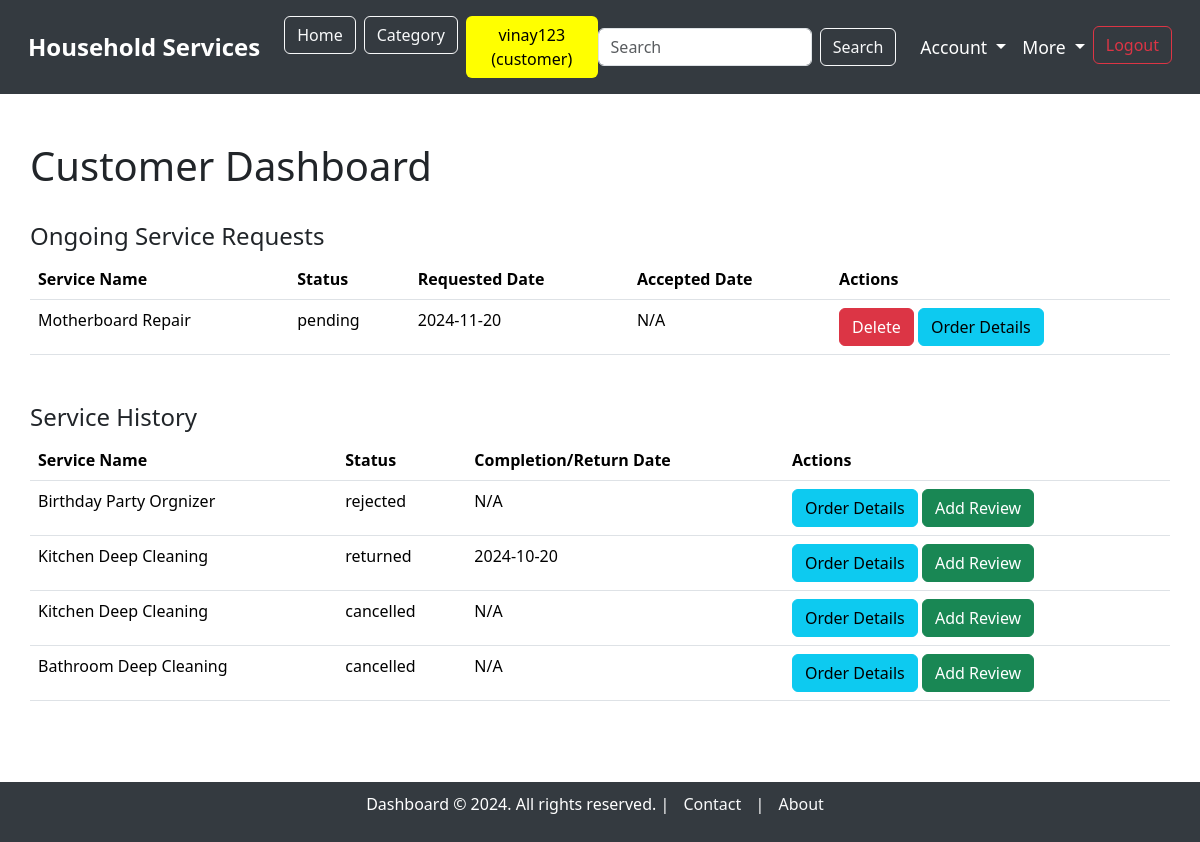
Before: /customer_dashboard (signed in) with the older database file.
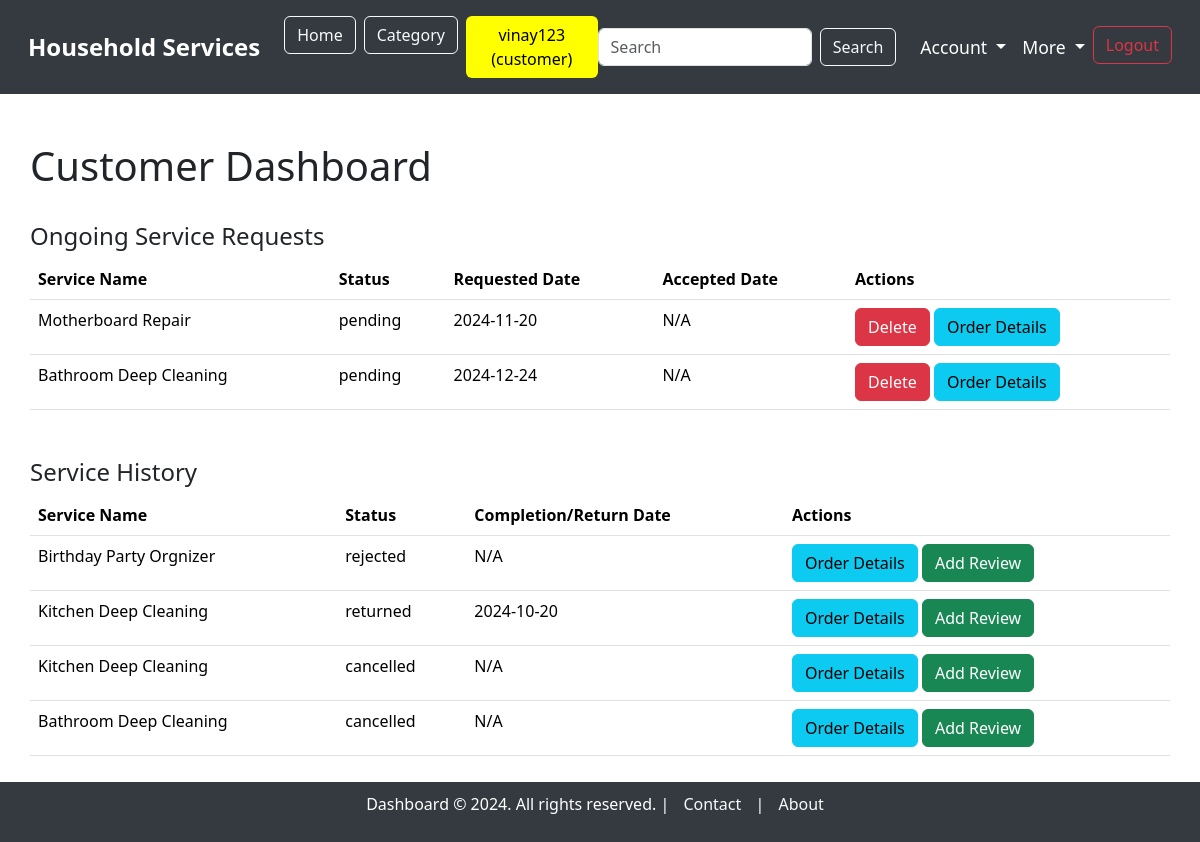
After: the same page with the newer database file.
### model.py (models this page shows, shortened)
class ServiceRequest(db.Model):
    __tablename__ = "service_requests"
    service_request_id = db.Column(db.Integer, autoincrement=True, primary_key=True)
    service_id = db.Column(db.Integer, db.ForeignKey('service.service_id', ondelete='CASCADE'), nullable=False)
    user_id = db.Column(db.Integer, db.ForeignKey('users.user_id'), nullable=False)
    supplier_id = db.Column(db.Integer, db.ForeignKey('users.user_id'), nullable=True)  # Link to supplier (optional)
    service_description = db.Column(db.String, nullable=False)
    experience_years = db.Column(db.Integer, nullable=True)
    created_at = db.Column(db.DateTime, default=datetime.utcnow)
    updated_at = db.Column(db.DateTime, default=datetime.utcnow, onupdate=datetime.utcnow)
    date_requested = db.Column(db.DateTime, default=datetime.utcnow, nullable=True)
    date_issued = db.Column(db.DateTime, nullable=True)  #accepted date
    date_completed = db.Column(db.DateTime, nullable=True)
    date_returned = db.Column(db.DateTime, nullable=True)
    status = db.Column(db.String, default='pending')  # 'pending', 'accepted', 'rejected', 'completed', 'returned', 'cancelled'
    price = db.Column(db.Integer, nullable=False)  # Price associated with the service
    customer = db.relationship('User', foreign_keys=[user_id], backref='customer_requests')
    supplier = db.relationship('User', foreign_keys=[supplier_id], backref='supplier_requests')
    service = db.relationship('Service', backref='requests')

class Service(db.Model):
    __tablename__ = "service"
    service_id = db.Column(db.Integer, autoincrement=True, primary_key=True)
    category_id = db.Column(db.Integer, db.ForeignKey('category.category_id'), nullable=False)  # Link to Category model
    supplier_id = db.Column(db.Integer, db.ForeignKey('users.user_id', ondelete='CASCADE'), nullable=False)  # Link to the supplier with cascade delete
    service_name = db.Column(db.String, unique=True, nullable=False)
    service_description = db.Column(db.String, nullable=False)
    created_at = db.Column(db.DateTime, default=datetime.utcnow)
    updated_at = db.Column(db.DateTime, default=datetime.utcnow, onupdate=datetime.utcnow)
    price = db.Column(db.Integer)
    image = db.Column(db.String)  # Path to the uploaded image
    supplier = db.relationship('User', backref='services')  # Relationship to supplier (User)
    category = db.relationship('Category', backref='services')  # Relationship to Category

### main.py (the view)
@app.route('/customer_dashboard', methods=['GET'])
@login_required("customer")
def customer_dashboard():
    user_id = session.get('user_id')
    service_requests = ServiceRequest.query.filter_by(user_id=user_id).filter(ServiceRequest.status.in_(['pending', 'accepted'])).all()
    history_requests = ServiceRequest.query.filter_by(user_id=user_id).filter(ServiceRequest.status.in_(['completed', 'returned', 'rejected', 'cancelled'])).all()
    return render_template('dashboard/customer_dashboard.html',
                           service_requests=service_requests,
                           history_requests=history_requests)

### main.py (called while the page is built)
def login_required(roles):
    def wrapper(original):
        @wraps(original)
        def inner(*args, **kwargs):
            role_list = roles.split(', ')
            if session.get("username") and session.get("role") in role_list:
                return original(*args, **kwargs)
            else:
                flash(f"You need to login as one of the following roles: {', '.join(role_list)}", "warning")
                return redirect(url_for("login"))
        return inner
    return wrapper

### templates/dashboard/customer_dashboard.html (shortened to what this page needs)
{% extends 'base_dashboard.html' %}
{% block content %}
<div class="container mt-5">
    <div class="d-flex justify-content-between align-items-center">
        <h1>Customer Dashboard</h1>
    </div>
    <br>
    <h4>Ongoing Service Requests</h4>
    {% if service_requests %}
        <table class="table">
            <thead>
                <tr>
                    <th>Service Name</th>
                    <th>Status</th>
                    <th>Requested Date</th>
                    <th>Accepted Date</th>
                    <th>Actions</th>
                </tr>
            </thead>
            <tbody>
                {% for request in service_requests %}
                    <tr>
                        <td>{{ request.service.service_name }}</td>
                        <td>{{ request.status }}</td>
                        <td>{{ request.date_requested.strftime('%Y-%m-%d') }}</td>
                        <td>{{ request.date_issued.strftime('%Y-%m-%d') if request.date_issued else 'N/A' }}</td>
                        <td>
                            <form action="{{ url_for('delete_service_request', service_request_id=request.service_request_id) }}" method="POST" onsubmit="return confirm('Are you sure you want to delete this service request? But service is not display in Service History section');" style="display:inline;">
                                <button type="submit" class="btn btn-danger">Delete</button>
                            </form>
                            <a href="{{ url_for('order_details', service_request_id=request.service_request_id) }}" class="btn btn-info">Order Details</a>
                        </td>
                    </tr>
                {% endfor %}
            </tbody>
        </table>
    {% else %}
        <p>No ongoing service requests found.</p>
    {% endif %}
    <h4 class="mt-5">Service History</h4>
    {% if history_requests %}
        <table class="table">
            <thead>
                <tr>
                    <th>Service Name</th>
                    <th>Status</th>
                    <th>Completion/Return Date</th>
                    <th>Actions</th>
                </tr>
            </thead>
            <tbody>
                {% for request in history_requests %}
                    <tr>
                        <td>{{ request.service.service_name }}</td>
                        <td>{{ request.status }}</td>
                        <td>
                            {% if request.status == 'completed' %}
                                {{ request.date_completed.strftime('%Y-%m-%d') if request.date_completed else 'N/A' }}
                            {% elif request.status == 'returned' %}
                                {{ request.date_returned.strftime('%Y-%m-%d') if request.date_returned else 'N/A' }}
                            {% elif request.status == 'rejected' %}
                                {{ request.date_rejected.strftime('%Y-%m-%d') if request.date_rejected else 'N/A' }}
                            {% elif request.status == 'cancelled' %}
                                {{ request.date_cancelled.strftime('%Y-%m-%d') if request.date_cancelled else 'N/A' }}
                            {% else %}
                                N/A
                            {% endif %}
                        </td>
                        <td>
                            <a href="{{ url_for('order_details', service_request_id=request.service_request_id) }}" class="btn btn-info">Order Details</a>
                            {% if request.status in ['completed', 'returned', 'rejected', 'cancelled'] %}
                                <a href="{{ url_for('leave_review', service_request_id=request.service_request_id) }}" class="btn btn-success mt-0">Add Review</a>
                            {% endif %}
                        </td>
                    </tr>
                {% endfor %}
            </tbody>
        </table>
    {% else %}
        <p>No service history found.</p>
    {% endif %}
</div>
{% endblock %}

Changed rows visible on the page:
added ServiceRequest: service.service_name "Bathroom Deep Cleaning", status "pending", date_requested "2024-12-24", date_issued "N/A", shown under "Ongoing Service Requests"
